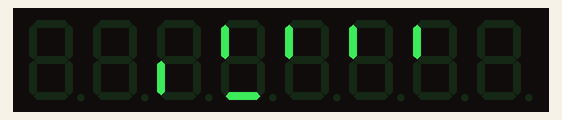
This program was run on a simulated Raspberry Pi Pico running MicroPython. Parts: 8-digit seven-segment display.

Above: at 0.22 s.
At 0.63 s:
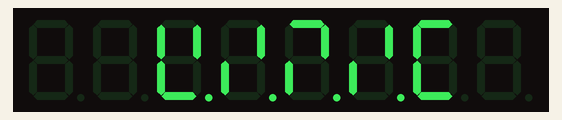
At 1.0 s:
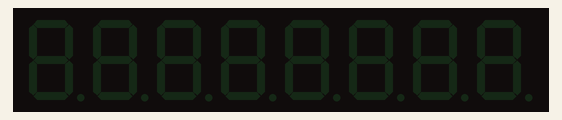
At 1.93 s:
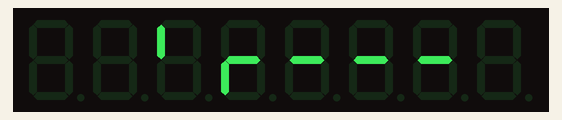
At 2.76 s:
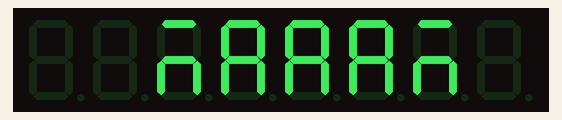
At 4.58 s:
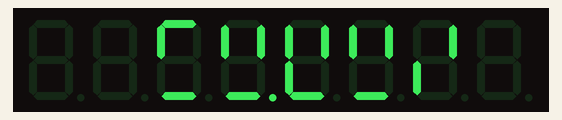

The program:

04_Text.py
```python
from machine import Pin, SPI
from time import sleep

spi = SPI(
    0,
    baudrate=1_000_000,
    polarity=0,
    phase=0,
    sck=Pin(18),
    mosi=Pin(19)
)
cs = Pin(17, Pin.OUT)
cs.value(1)

def write_reg(reg, data):
    cs.value(0)
    spi.write(bytes([reg, data]))
    cs.value(1)

def show(row_bytes):
    for row in range(8):
        write_reg(row + 1, row_bytes[row])

# --- MAX7219 setup ---
write_reg(0x0C, 0x01)  # shutdown -> normal operation
write_reg(0x09, 0x00)  # decode mode -> no decode (raw bitmap)
write_reg(0x0B, 0x07)  # scan limit -> all 8 digits/rows
write_reg(0x0A, 0x08)  # intensity (0x00 dim - 0x0F bright)
write_reg(0x0F, 0x00)  # display test -> off

# =========================================================
# FONT — each glyph is 5 rows x 3 columns, '#' = lit pixel.
# Written as row-strings so there's no manual byte math.
# =========================================================
FONT = {
    'A': ['.#.', '#.#', '###', '#.#', '#.#'],
    'B': ['##.', '#.#', '##.', '#.#', '##.'],
    'C': ['.##', '#..', '#..', '#..', '.##'],
    'D': ['##.', '#.#', '#.#', '#.#', '##.'],
    'E': ['###', '#..', '##.', '#..', '###'],
    'F': ['###', '#..', '##.', '#..', '#..'],
    'G': ['.##', '#..', '#.#', '#.#', '.##'],
    'H': ['#.#', '#.#', '###', '#.#', '#.#'],
    'I': ['###', '.#.', '.#.', '.#.', '###'],
    'J': ['..#', '..#', '..#', '#.#', '.#.'],
    'K': ['#.#', '#.#', '##.', '#.#', '#.#'],
    'L': ['#..', '#..', '#..', '#..', '###'],
    'M': ['#.#', '###', '###', '#.#', '#.#'],
    'N': ['#.#', '###', '###', '###', '#.#'],
    'O': ['.#.', '#.#', '#.#', '#.#', '.#.'],
    'P': ['##.', '#.#', '##.', '#..', '#..'],
    'Q': ['.#.', '#.#', '#.#', '.#.', '..#'],
    'R': ['##.', '#.#', '##.', '#.#', '#.#'],
    'S': ['.##', '#..', '.#.', '..#', '##.'],
    'T': ['###', '.#.', '.#.', '.#.', '.#.'],
    'U': ['#.#', '#.#', '#.#', '#.#', '.#.'],
    'V': ['#.#', '#.#', '#.#', '.#.', '.#.'],
    'W': ['#.#', '#.#', '###', '###', '#.#'],
    'X': ['#.#', '#.#', '.#.', '#.#', '#.#'],
    'Y': ['#.#', '#.#', '.#.', '.#.', '.#.'],
    'Z': ['###', '..#', '.#.', '#..', '###'],
    '0': ['###', '#.#', '#.#', '#.#', '###'],
    '1': ['.#.', '##.', '.#.', '.#.', '###'],
    '2': ['###', '..#', '###', '#..', '###'],
    '3': ['###', '..#', '###', '..#', '###'],
    '4': ['#.#', '#.#', '###', '..#', '..#'],
    '5': ['###', '#..', '###', '..#', '###'],
    '6': ['###', '#..', '###', '#.#', '###'],
    '7': ['###', '..#', '..#', '..#', '..#'],
    '8': ['###', '#.#', '###', '#.#', '###'],
    '9': ['###', '#.#', '###', '..#', '###'],
    ' ': ['...', '...', '...', '...', '...'],
    '.': ['...', '...', '...', '...', '.#.'],
    '!': ['.#.', '.#.', '.#.', '...', '.#.'],
    '?': ['###', '..#', '.#.', '...', '.#.'],
    '-': ['...', '...', '###', '...', '...'],
    ':': ['...', '.#.', '...', '.#.', '...'],
}

def glyph_to_columns(rows):
    """5x3 glyph rows -> list of 3 column bytes (bit i = row i, i=0 top)."""
    cols = []
    for c in range(3):
        col_byte = 0
        for r in range(5):
            if rows[r][c] == '#':
                col_byte |= (1 << r)
        cols.append(col_byte)
    return cols

FONT_COLS = {ch: glyph_to_columns(rows) for ch, rows in FONT.items()}
ROW_OFFSET = 1  # shifts the 5-row font down 1 bit to vertically center in 8 rows

def text_to_column_stream(text, char_spacing=1):
    """Convert a string into one long list of column bytes (row bits, offset applied)."""
    stream = []
    for ch in text.upper():
        cols = FONT_COLS.get(ch, FONT_COLS[' '])
        for col in cols:
            stream.append(col << ROW_OFFSET)
        stream.extend([0] * char_spacing)
    return stream

def columns_to_rows(column_window):
    """8 column bytes (row bits) -> 8 row bytes (column bits), col0 = leftmost = bit7."""
    row_bytes = [0] * 8
    for col_index, col_byte in enumerate(column_window):
        for row in range(8):
            if col_byte & (1 << row):
                row_bytes[row] |= (1 << (7 - col_index))
    return row_bytes

def scroll_text(text, delay=0.05, repeat=1):
    stream = [0] * 8 + text_to_column_stream(text) + [0] * 8
    for _ in range(repeat):
        for start in range(len(stream) - 7):
            window = stream[start:start + 8]
            show(columns_to_rows(window))
            sleep(delay)

# --- Demo loop ---
while True:
    scroll_text("JAI ", delay=0.05)
    sleep(0.5)
    scroll_text("JAGANNATH", delay=0.04)
    sleep(0.5)
```

Measured:
- by itself, everything shown: repeats every 4.2 s, in 62 steps
